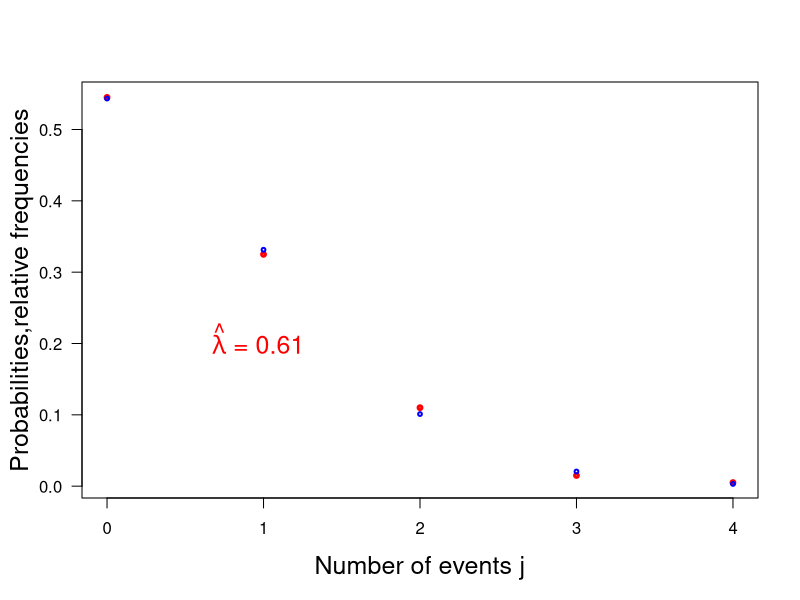

This chart was generated by the following R code:
print('file: PointEstFatalHorseKicks.R')
# fatal horse kicks (Barlow, 1999) 
ja=seq(0,4)                    # number of events
frequencies=c(109,65,22,3,1)   # frequencies
lambdaEst=sum(ja*frequencies)/sum(frequencies) # estimate of mean number of deaths per corps per year
pPredict=dpois(ja,lambdaEst) # probabilities based on estimated lambda
relfre=frequencies/sum(frequencies) # relative frequencies
fPredict=pPredict*sum(frequencies)  # predicted frequencies
# ---------- plots:
sflag = 2
if (sflag == 1) {
  # png('FatalHorseKicksF170720.png',width=16,height=12,units='cm',res=300)
  plot(ja,frequencies,type='p',col='red',xlab='Number of events j',ylab='',
       main='',lwd=3,cex=0.5,las=1,cex.lab=1.5)
  title(ylab=expression(paste('Frequencies ',f[j])),line=2.3,cex.lab=1.5)
  points(ja,fPredict,col='blue',lwd=2,cex=0.5)
  text(0.61,40,pos=4,expression(paste(hat(lambda),' = 0.61')),col='red',cex=1.5)
  # dev.off()
}
if (sflag == 2) {
  png('FatalHorseKicksP170720.png',width=16,height=12,units='cm',res=300)
  plot(ja,relfre,type='p',col='red',las=1,cex=0.5,main='',xlab='Number of events j',
       ylab='',lwd=3,cex.lab=1.5)
  title(ylab='Probabilities,relative frequencies',line=2.5,cex.lab=1.5)
  points(ja,pPredict,col='blue',lwd=2,cex=0.5)
  text(0.61,0.2,pos=4,expression(paste(hat(lambda),' = 0.61')),col='red',cex=1.5)
  dev.off()
}
